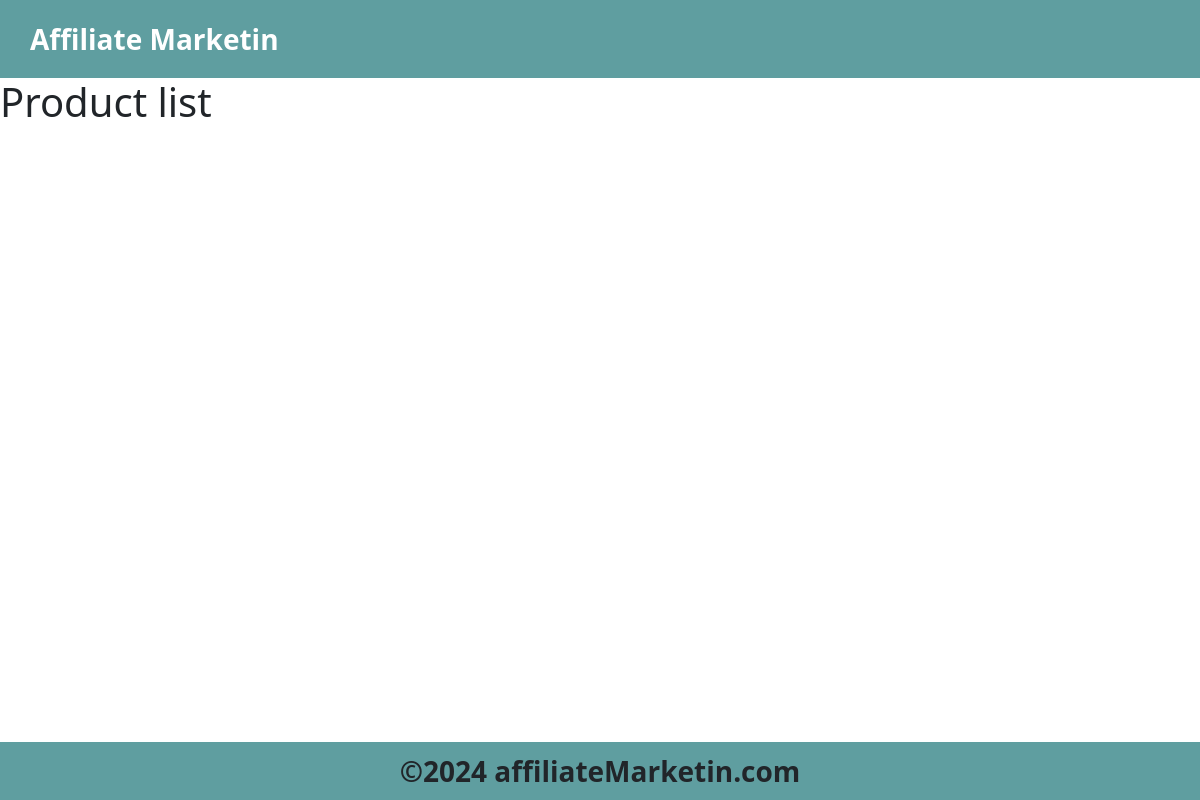
/products/, run on an earlier commit of the app's database.
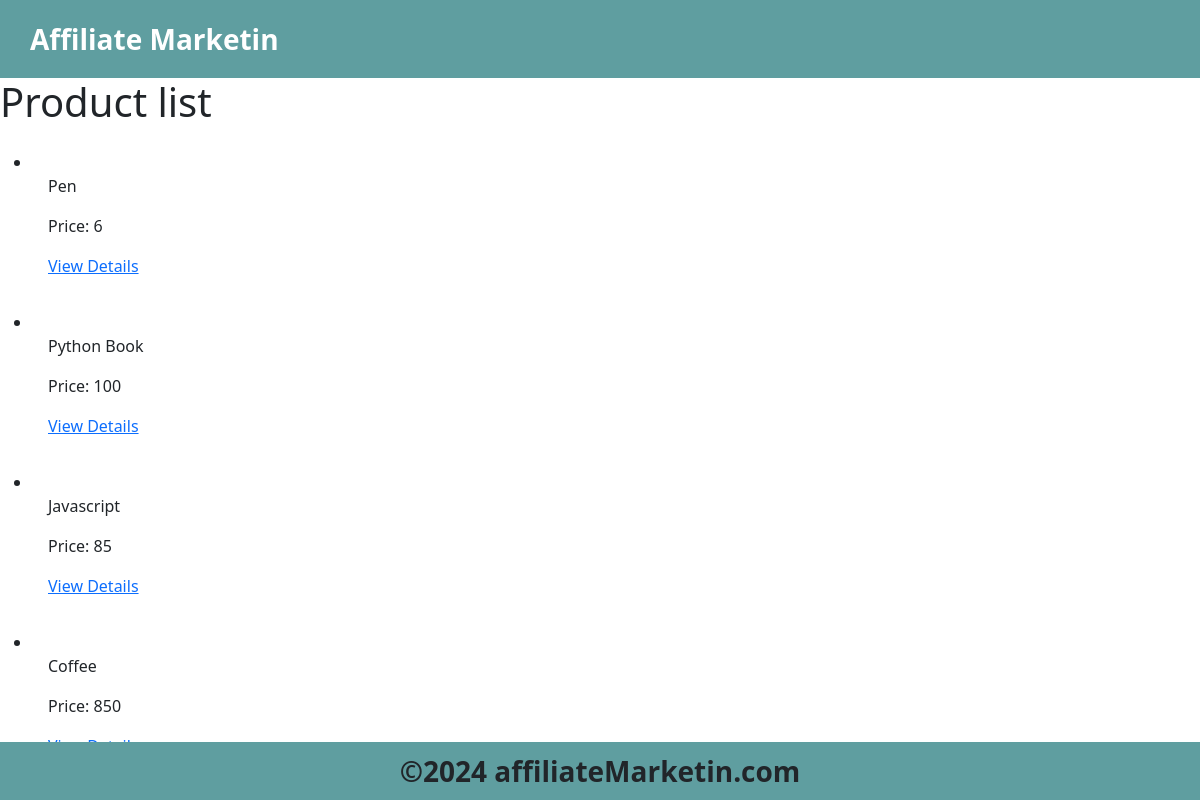
And on a later commit of the database.
### products/models.py (models this page shows, shortened)
class Product(models.Model):
    name = models.CharField(max_length=100)
    price = models.IntegerField()
    description = models.TextField()
    image_url = models.URLField()
    affiliate_link = models.URLField()

### products/views.py (the view)
# urls.py: path('products/', views.product_list, name='product_list'),
def product_list(request):
    products = Product.objects.all()
    return render(request, 'product_list.html', {'products': products})

### products/templates/product_list.html (shortened to what this page needs)
{% extends 'base.html' %}
{% block content %}
    <h1>Product list</h1>
    <ul>
        {% for product in products %}
            <li class="p-3">
                <p >{{product.name}}</p>
                <p>Price: {{product.price}}</p>
                <a href="{% url 'product_detail' product.id %}">View Details</a>
            </li>
        {% endfor %}
    </ul>
{% endblock content %}

### products/templates/base.html (shortened to what this page needs)
<!DOCTYPE html>
{% load static %}
<html lang="en">
<head>
    <link href="https://cdn.jsdelivr.net/npm/bootstrap@5.3.3/dist/css/bootstrap.min.css" rel="stylesheet">
    <link rel="stylesheet" href="{% static 'css/style.css' %}">
</head>
<body>
    <header>
        <nav class="navbar navbar-expand-lg" style="background-color: cadetblue; padding: 10px;">
            <div class="container-fluid">
              <a class="navbar-brand fw-bold text-center fs-3 p-2 text-white" href="">Affiliate Marketin</a>
            </div>
        </nav>
    </header>
    {% block content %}
    {% endblock content %}
    <footer style="background-color: cadetblue;" class="d-flex justify-content-center fixed-bottom text-center fw-bold fs-3 py-2">
      <p class="mb-0">©2024 affiliateMarketin.com</p>
    </footer>
</body>
</html>

What changed in the data, as far as the page shows it:
added Product: name "Pen", price "6"
added Product: name "Python Book", price "100"
added Product: name "Javascript", price "85"
added Product: name "Coffee", price "850"
